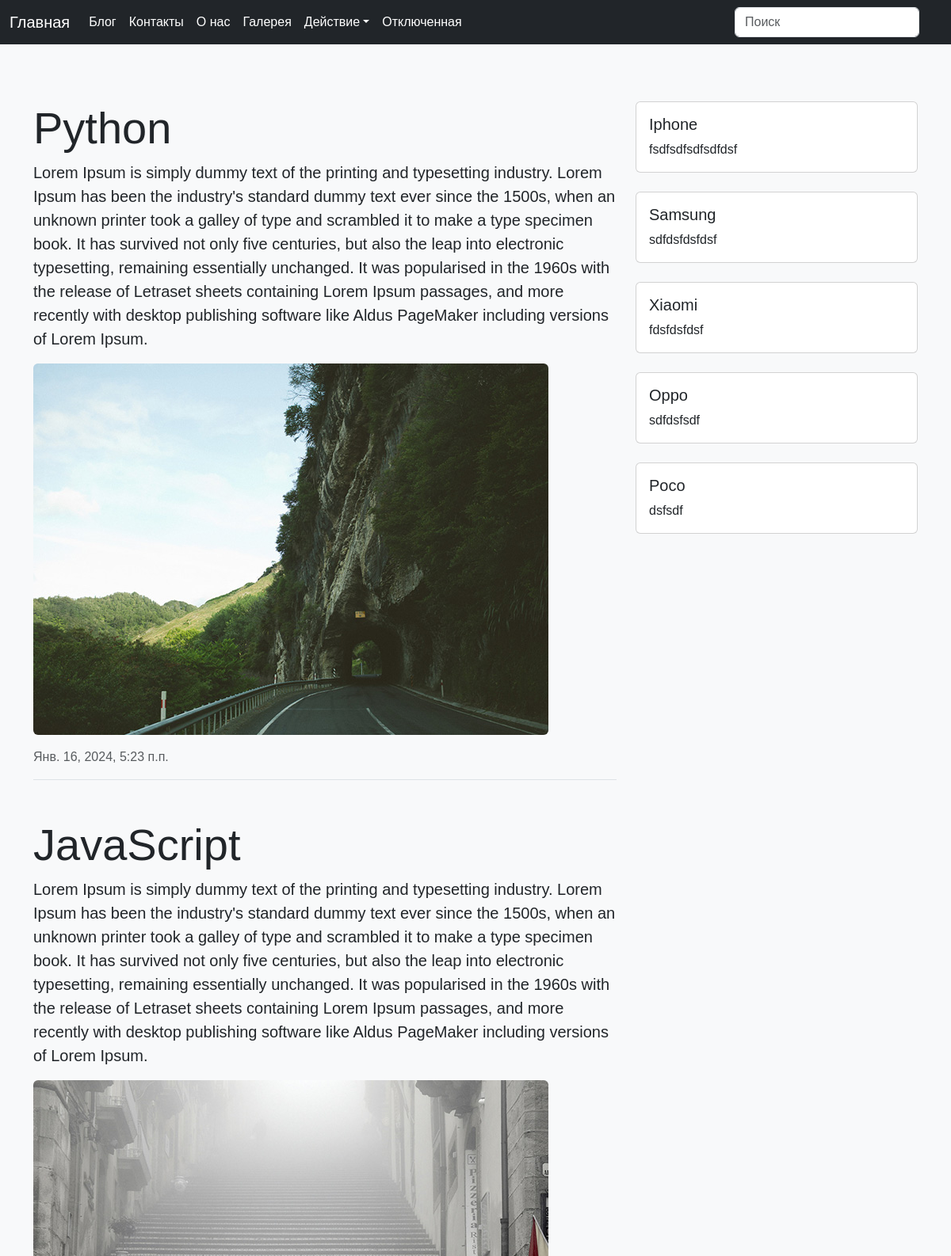
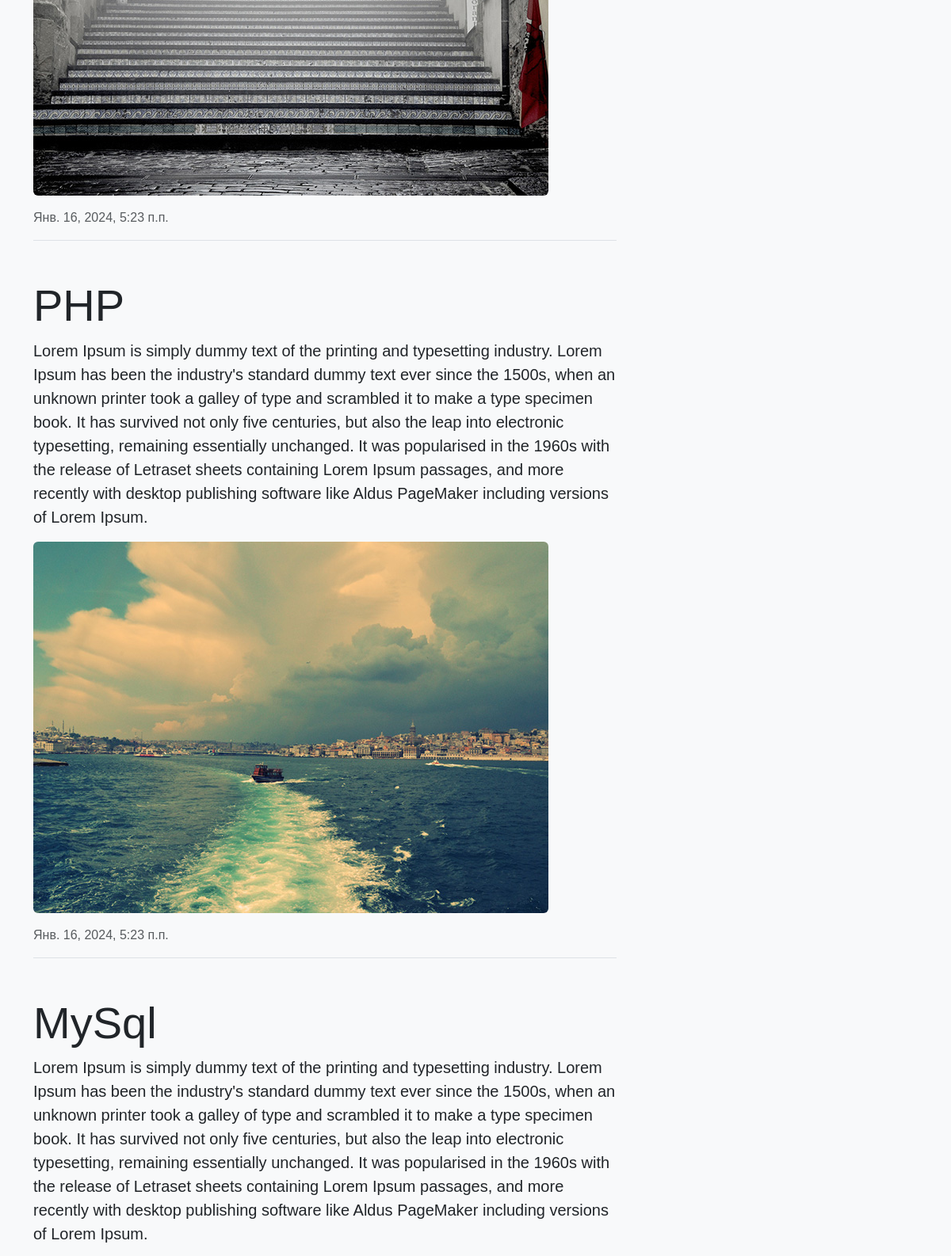
Screenshot of /blog/ (upper part) with the database file from the repository (2 pictures, top to bottom).
### blog/models.py (models this page shows, shortened)
class Blog(models.Model):
    title = models.CharField(max_length=100, verbose_name='Название блога')
    description = models.TextField(verbose_name='Описание блога')
    image = models.ImageField(upload_to='')
    created_at = models.DateTimeField(auto_now_add=True)

class Telefone(models.Model):
    title = models.CharField(max_length=100)
    description = models.TextField()
    created_at = models.DateTimeField(auto_now_add=True)

### blog/views.py (the view)
# urls.py: path('blog/', views.blog_view, name='blog'),
def blog_view(request):
    if request.method == 'GET':
        post = models.Blog.objects.all()
        tel = models.Telefone.objects.all()
        return render(request, template_name='blog.html',
                      context={'post': post,
                               'tel': tel,
                               })

### templates/blog.html (shortened to what this page needs)
{% include 'tekken_game/header.html' %}
<div class="container mt-5">
    <div class="row">
        <div class="col-md-8">
            {% for i in post %}
                <article class="mb-5 border-bottom">
                    <h1 class="display-4">{{ i.title }}</h1>
                    <p class="lead">{{ i.description }}</p>
                    <img src="{{ i.image.url }}" alt="{{ i.title }}" class="img-fluid rounded">
                    <p class="text-muted mt-3">{{ i.created_at }}</p>
                </article>
            {% endfor %}
        </div>
        <div class="col-md-4">
              {% for j in tel %}
            <div class="card mb-4">
                <div class="card-body">
                    <h5 class="card-title">{{ j.title }}</h5>
                    <p class="card-text">{{ j.description }}</p>
                </div>
            </div>
             {% endfor %}
        </div>
    </div>
</div>

### templates/tekken_game/header.html (style rules this page uses)
body { padding-top: 60px; margin: 0; font-family: 'Arial', sans-serif; background-color: #f8f9fa; }
.container { padding-top: 20px; }

### rows the page displays
Blog: title "Python", description "Lorem Ipsum is simply dummy text of the printing and typesetting industry. Lorem Ipsum has been the industry's standard dummy text ever since the 1500s, when an unknown printer took a galley of type and scrambled it to make a type specimen book. It has survived not only five centuries, but also the leap into electronic typesetting, remaining essentially unchanged. It was popularised in the 1960s with the release of Letraset sheets containing Lorem Ipsum passages, and more recently with desktop publishing software like Aldus PageMaker including versions of Lorem Ipsum.", image (picture), created_at "Янв. 16, 2024, 5:23 п.п."
Blog: title "JavaScript", description "Lorem Ipsum is simply dummy text of the printing and typesetting industry. Lorem Ipsum has been the industry's standard dummy text ever since the 1500s, when an unknown printer took a galley of type and scrambled it to make a type specimen book. It has survived not only five centuries, but also the leap into electronic typesetting, remaining essentially unchanged. It was popularised in the 1960s with the release of Letraset sheets containing Lorem Ipsum passages, and more recently with desktop publishing software like Aldus PageMaker including versions of Lorem Ipsum.", image (picture), created_at "Янв. 16, 2024, 5:23 п.п."
Blog: title "PHP", description "Lorem Ipsum is simply dummy text of the printing and typesetting industry. Lorem Ipsum has been the industry's standard dummy text ever since the 1500s, when an unknown printer took a galley of type and scrambled it to make a type specimen book. It has survived not only five centuries, but also the leap into electronic typesetting, remaining essentially unchanged. It was popularised in the 1960s with the release of Letraset sheets containing Lorem Ipsum passages, and more recently with desktop publishing software like Aldus PageMaker including versions of Lorem Ipsum.", image (picture), created_at "Янв. 16, 2024, 5:23 п.п."
Blog: title "MySql", description "Lorem Ipsum is simply dummy text of the printing and typesetting industry. Lorem Ipsum has been the industry's standard dummy text ever since the 1500s, when an unknown printer took a galley of type and scrambled it to make a type specimen book. It has survived not only five centuries, but also the leap into electronic typesetting, remaining essentially unchanged. It was popularised in the 1960s with the release of Letraset sheets containing Lorem Ipsum passages, and more recently with desktop publishing software like Aldus PageMaker including versions of Lorem Ipsum."
Telefone: title "Iphone", description "fsdfsdfsdfsdfdsf"
Telefone: title "Samsung", description "sdfdsfdsfdsf"
Telefone: title "Xiaomi", description "fdsfdsfdsf"
Telefone: title "Oppo", description "sdfdsfsdf"
Telefone: title "Poco", description "dsfsdf"
